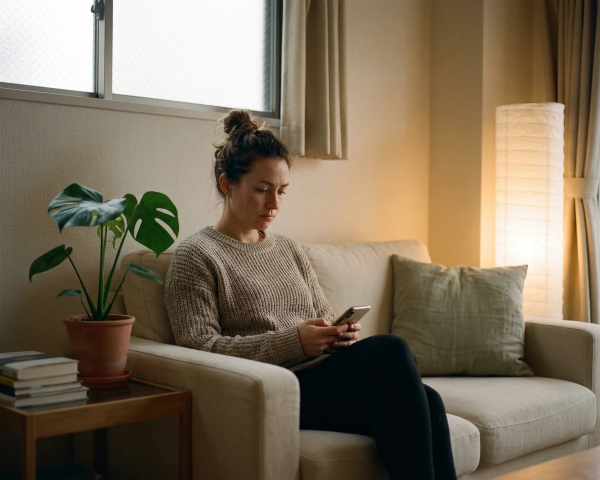
#> input picture lp/assets/empathy_scene.webp, 1200 x 960 px, given in place of sakamoto.jpg, which was not available (shown at 1/2 size)
$ python process_operator_photo.py
#> lines starting #> are read from the running program, lines starting #| are printed output that depends on the picture; pictures that were not available may be replaced by others from this repository, and a replacement may not be noted
from pathlib import Path
from PIL import Image, ImageOps

BASE = Path(r"C:/Users/ooxmi/Downloads/revirall-meta-ads-automation/lp/assets")
SRC_BADGE = Path(r"C:/Users/ooxmi/Downloads/techstars-ai_newLP/public/sakamoto.jpg")   # 無地背景
SRC_PROFILE = Path(r"C:/Users/ooxmi/Downloads/kyashLP/assets/jun-portrait.jpg")          # オフィス背景


def square_crop_top(img: Image.Image) -> Image.Image:
    w, h = img.size
#> w = 1200; h = 960
    side = min(w, h)
#> side = 960
    # 顔が上半分に寄っているのでトップ基準で正方形クロップ
    left = (w - side) // 2
#> left = 120
    top = max(0, int(h * 0.02))
#> top = 19
    return img.crop((left, top, left + side, top + side))
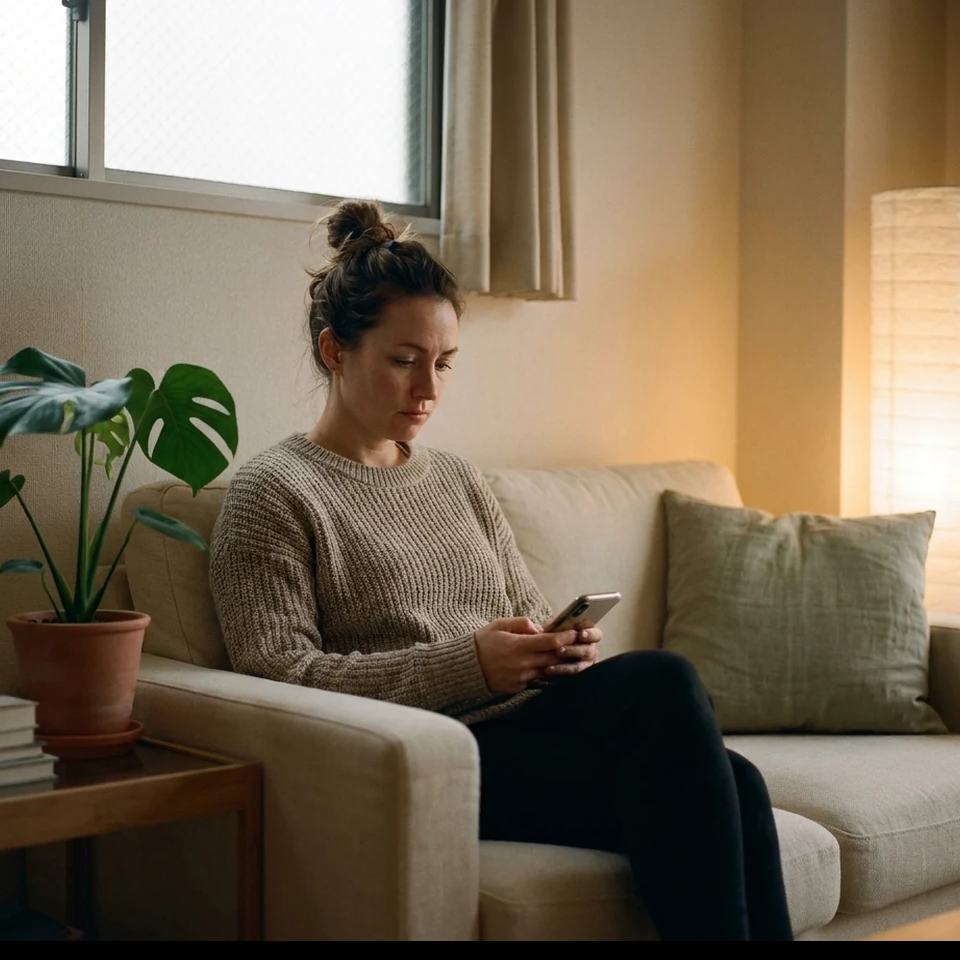
#> returned value: PIL image 960x960 RGB; mean R, G, B 122.9, 108.8, 88.4


def save_set(img: Image.Image, stem: str, size: int) -> None:
#> called with stem = 'operator_badge', size = 256
    out = img.resize((size, size), Image.LANCZOS)
    # WebP
    for q in range(88, 55, -4):
        wp = BASE / f"{stem}.webp"
        out.save(wp, "WEBP", quality=q, method=6)
        if wp.stat().st_size / 1024 <= (30 if size <= 160 else 60):
            break
    # JPEG fallback
    for q in range(92, 55, -4):
        jp = BASE / f"{stem}.jpg"
        out.save(jp, "JPEG", quality=q, optimize=True, progressive=True, subsampling=1)
        if jp.stat().st_size / 1024 <= (40 if size <= 160 else 90):
            break
    print(f"{stem}: {size}x{size}  webp={wp.stat().st_size//1024}KB  jpg={jp.stat().st_size//1024}KB")


badge = square_crop_top(Image.open(SRC_BADGE).convert("RGB"))
#> (the run stopped early here; a loop or call above may not have finished)

$ run again, on lp/assets/step_01_line.webp
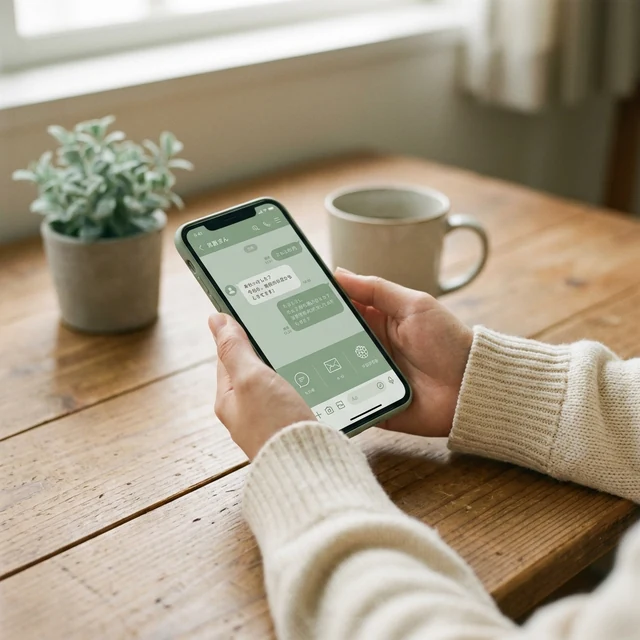
#> input picture lp/assets/step_01_line.webp, 640 x 640 px, given in place of sakamoto.jpg, which was not available
#> w = 640
#> left = 0
#> top = 12
#> in square_crop_top, `return img.crop((left, top, left + side, top + side))`:
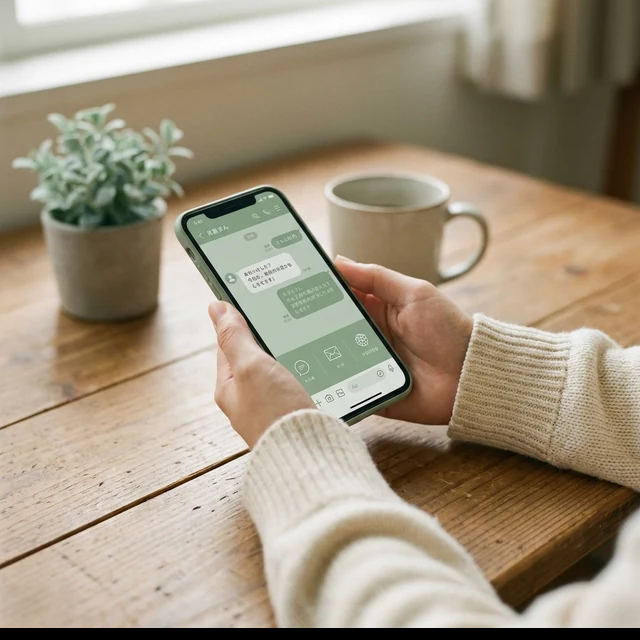
#> returned value: PIL image 640x640 RGB; mean R, G, B 162, 149.1, 128.4
#> in save_set, `out = img.resize((size, size), Image.LANCZOS)`:
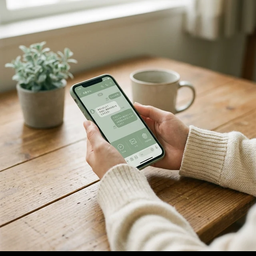
#> out: PIL image 256x256 RGB; mean R, G, B 162, 149.1, 128.4

$ run again, on lp/assets/step_02_note.webp
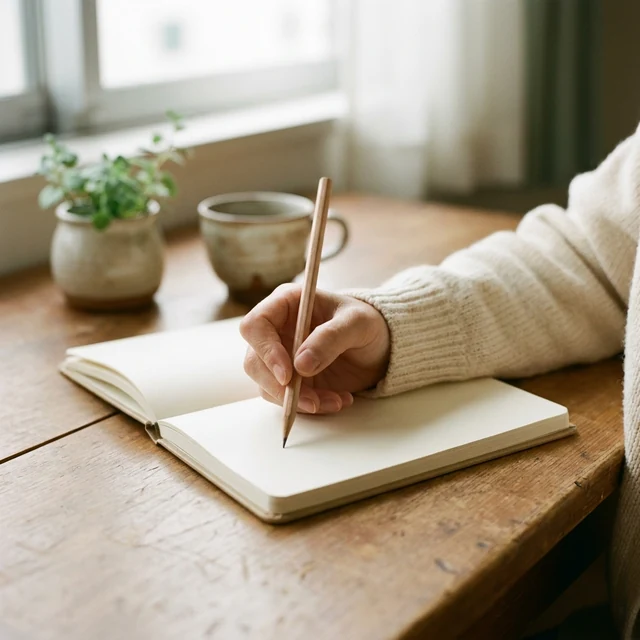
#> input picture lp/assets/step_02_note.webp, 640 x 640 px, given in place of sakamoto.jpg, which was not available
#> w = 640
#> left = 0
#> top = 12
#> in square_crop_top, `return img.crop((left, top, left + side, top + side))`:
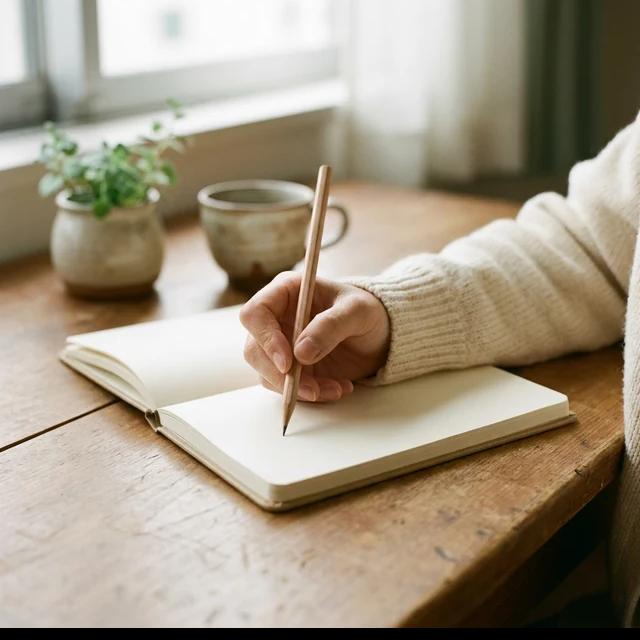
#> returned value: PIL image 640x640 RGB; mean R, G, B 161, 149.4, 130.5
#> in save_set, `out = img.resize((size, size), Image.LANCZOS)`:
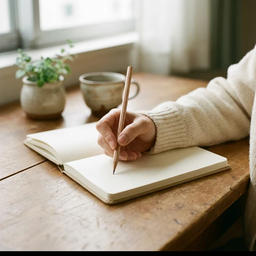
#> out: PIL image 256x256 RGB; mean R, G, B 161.1, 149.4, 130.5

$ run again, on lp/assets/step_03_laptop.webp
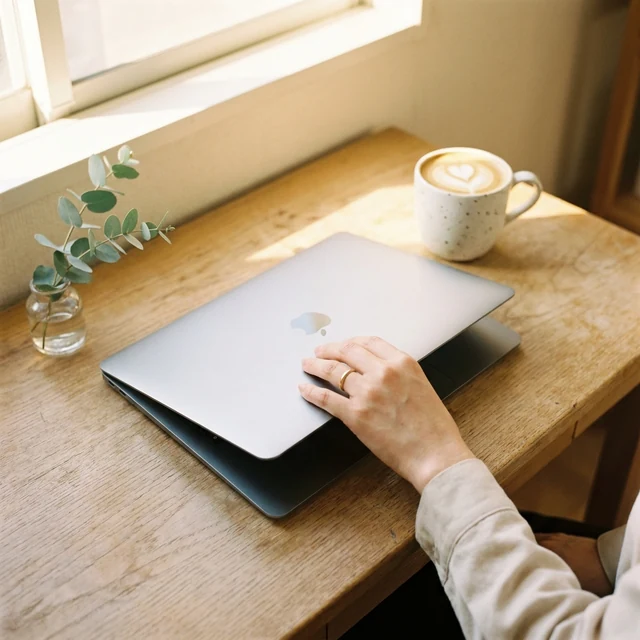
#> input picture lp/assets/step_03_laptop.webp, 640 x 640 px, given in place of sakamoto.jpg, which was not available
#> w = 640
#> left = 0
#> top = 12
#> in square_crop_top, `return img.crop((left, top, left + side, top + side))`:
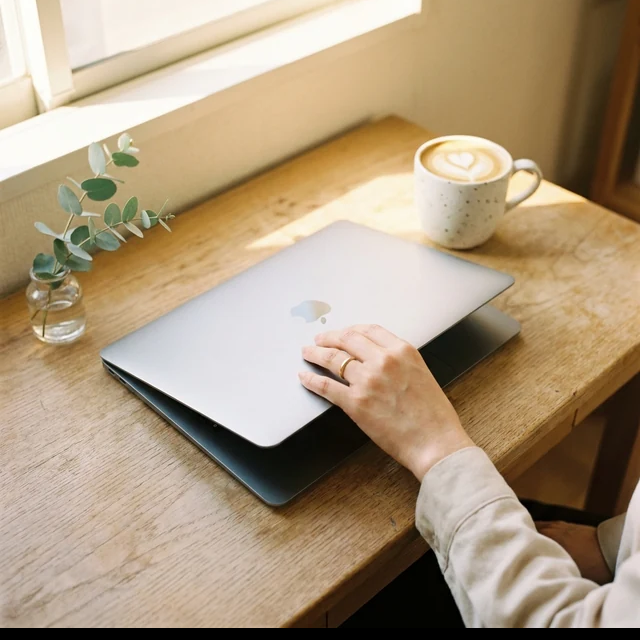
#> returned value: PIL image 640x640 RGB; mean R, G, B 171.6, 152.1, 126
#> in save_set, `out = img.resize((size, size), Image.LANCZOS)`:
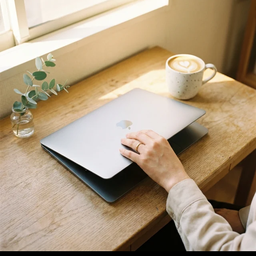
#> out: PIL image 256x256 RGB; mean R, G, B 171.7, 152.1, 126
